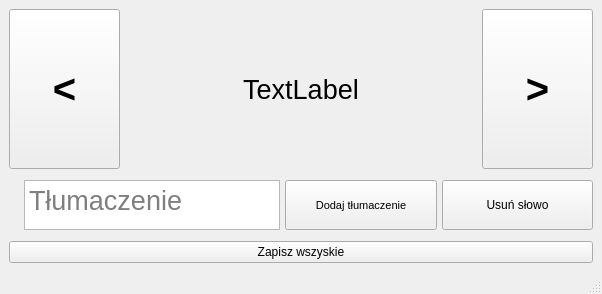
<?xml version="1.0" encoding="UTF-8"?>
<ui version="4.0">
 <class>MainWindow</class>
 <widget class="QMainWindow" name="MainWindow">
  <property name="geometry">
   <rect>
    <x>0</x>
    <y>0</y>
    <width>602</width>
    <height>294</height>
   </rect>
  </property>
  <property name="windowTitle">
   <string>MainWindow</string>
  </property>
  <widget class="QWidget" name="centralwidget">
   <layout class="QGridLayout" name="gridLayout">
    <item row="1" column="0">
     <layout class="QVBoxLayout" name="verticalLayout_3">
      <item>
       <layout class="QVBoxLayout" name="verticalLayout_2" stretch="10,1">
        <property name="sizeConstraint">
         <enum>QLayout::SetDefaultConstraint</enum>
        </property>
        <item>
         <layout class="QVBoxLayout" name="verticalLayout">
          <item>
           <layout class="QHBoxLayout" name="horizontalLayout_2" stretch="1,3,1">
            <property name="spacing">
             <number>14</number>
            </property>
            <property name="sizeConstraint">
             <enum>QLayout::SetNoConstraint</enum>
            </property>
            <item>
             <widget class="QPushButton" name="go_left_button">
              <property name="sizePolicy">
               <sizepolicy hsizetype="Minimum" vsizetype="Preferred">
                <horstretch>0</horstretch>
                <verstretch>0</verstretch>
               </sizepolicy>
              </property>
              <property name="font">
               <font>
                <pointsize>30</pointsize>
                <weight>75</weight>
                <bold>true</bold>
               </font>
              </property>
              <property name="text">
               <string>&lt;</string>
              </property>
              <property name="shortcut">
               <string>Left</string>
              </property>
             </widget>
            </item>
            <item>
             <widget class="QLabel" name="word_label">
              <property name="minimumSize">
               <size>
                <width>256</width>
                <height>0</height>
               </size>
              </property>
              <property name="font">
               <font>
                <family>MS Shell Dlg 2</family>
                <pointsize>20</pointsize>
                <weight>50</weight>
                <bold>false</bold>
                <stylestrategy>PreferAntialias</stylestrategy>
               </font>
              </property>
              <property name="frameShape">
               <enum>QFrame::NoFrame</enum>
              </property>
              <property name="text">
               <string>TextLabel</string>
              </property>
              <property name="textFormat">
               <enum>Qt::AutoText</enum>
              </property>
              <property name="scaledContents">
               <bool>true</bool>
              </property>
              <property name="alignment">
               <set>Qt::AlignCenter</set>
              </property>
              <property name="indent">
               <number>1</number>
              </property>
             </widget>
            </item>
            <item>
             <widget class="QPushButton" name="go_right_button">
              <property name="enabled">
               <bool>true</bool>
              </property>
              <property name="sizePolicy">
               <sizepolicy hsizetype="Minimum" vsizetype="Preferred">
                <horstretch>0</horstretch>
                <verstretch>0</verstretch>
               </sizepolicy>
              </property>
              <property name="font">
               <font>
                <pointsize>30</pointsize>
                <weight>75</weight>
                <bold>true</bold>
               </font>
              </property>
              <property name="text">
               <string>&gt;</string>
              </property>
              <property name="shortcut">
               <string>Right</string>
              </property>
              <property name="flat">
               <bool>false</bool>
              </property>
             </widget>
            </item>
           </layout>
          </item>
         </layout>
        </item>
        <item>
         <layout class="QHBoxLayout" name="horizontal_layout" stretch="0,2,2">
          <property name="spacing">
           <number>5</number>
          </property>
          <property name="sizeConstraint">
           <enum>QLayout::SetFixedSize</enum>
          </property>
          <property name="leftMargin">
           <number>15</number>
          </property>
          <property name="topMargin">
           <number>5</number>
          </property>
          <property name="rightMargin">
           <number>0</number>
          </property>
          <property name="bottomMargin">
           <number>5</number>
          </property>
          <item alignment="Qt::AlignHCenter|Qt::AlignVCenter">
           <widget class="QTextEdit" name="textEdit">
            <property name="sizePolicy">
             <sizepolicy hsizetype="Preferred" vsizetype="Preferred">
              <horstretch>0</horstretch>
              <verstretch>0</verstretch>
             </sizepolicy>
            </property>
            <property name="minimumSize">
             <size>
              <width>256</width>
              <height>50</height>
             </size>
            </property>
            <property name="font">
             <font>
              <pointsize>20</pointsize>
             </font>
            </property>
            <property name="focusPolicy">
             <enum>Qt::ClickFocus</enum>
            </property>
            <property name="placeholderText">
             <string>Tłumaczenie</string>
            </property>
           </widget>
          </item>
          <item>
           <widget class="QPushButton" name="pushButton">
            <property name="sizePolicy">
             <sizepolicy hsizetype="Minimum" vsizetype="Preferred">
              <horstretch>0</horstretch>
              <verstretch>0</verstretch>
             </sizepolicy>
            </property>
            <property name="font">
             <font>
              <pointsize>8</pointsize>
             </font>
            </property>
            <property name="text">
             <string>Dodaj tłumaczenie</string>
            </property>
            <property name="shortcut">
             <string>Z</string>
            </property>
           </widget>
          </item>
          <item>
           <widget class="QPushButton" name="pushButton_2">
            <property name="sizePolicy">
             <sizepolicy hsizetype="Minimum" vsizetype="Preferred">
              <horstretch>0</horstretch>
              <verstretch>0</verstretch>
             </sizepolicy>
            </property>
            <property name="text">
             <string>Usuń słowo</string>
            </property>
            <property name="shortcut">
             <string>X</string>
            </property>
           </widget>
          </item>
         </layout>
        </item>
       </layout>
      </item>
      <item>
       <widget class="QPushButton" name="save_button">
        <property name="toolTip">
         <string>Zapisz wszystkie zmiany i przejdź do następniego kroku.</string>
        </property>
        <property name="text">
         <string>Zapisz wszyskie</string>
        </property>
       </widget>
      </item>
     </layout>
    </item>
   </layout>
  </widget>
  <widget class="QMenuBar" name="menubar">
   <property name="geometry">
    <rect>
     <x>0</x>
     <y>0</y>
     <width>602</width>
     <height>21</height>
    </rect>
   </property>
  </widget>
  <widget class="QStatusBar" name="statusbar"/>
 </widget>
 <resources/>
 <connections/>
</ui>
